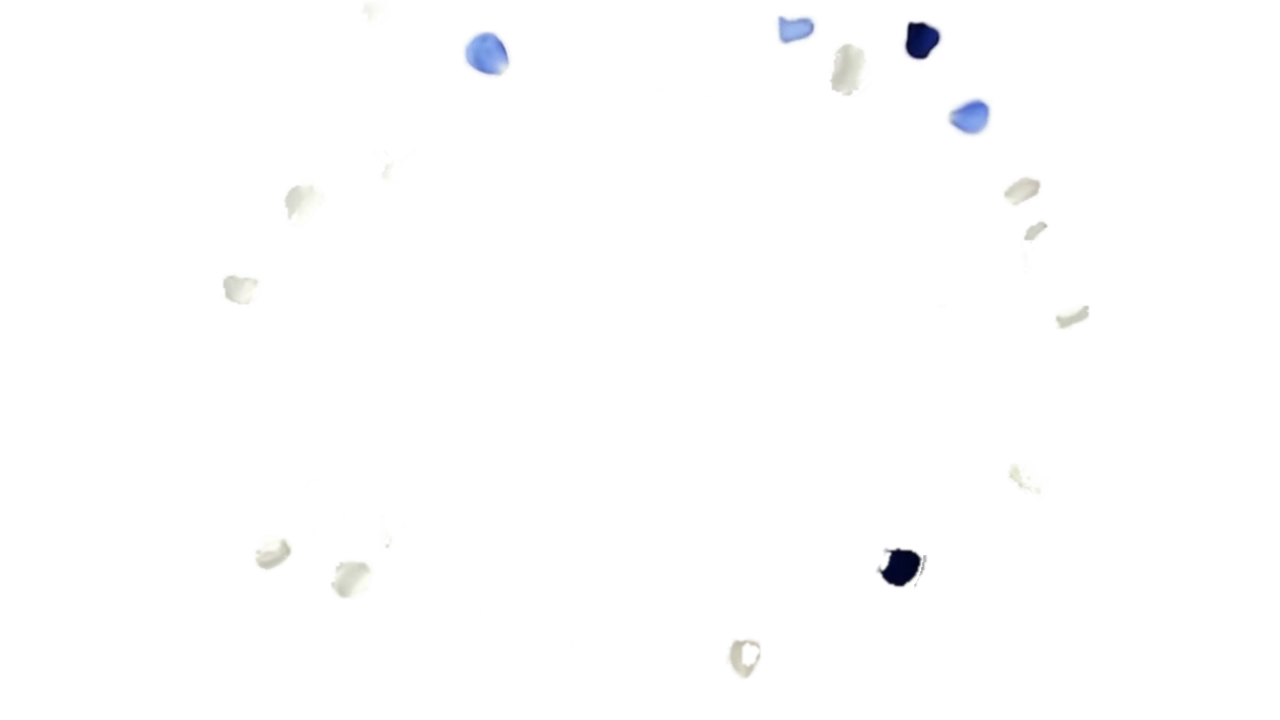
#> input picture reference/flowers-bouquet/inputs/petals2/layer/petals_002.png, 1280 x 720 px, given in place of petals_000.png, which was not available
$ python strip.py
#> lines starting #> are read from the running program, lines starting #| are printed output that depends on the picture
import numpy as np, os, sys
from PIL import Image
OUT=os.path.dirname(os.path.abspath(__file__))
SKY=np.array([0xe0,0xdf,0xe2],np.float32)
FR=[0,40,80,120,160,200,239]
tiles=[]
for f in FR:
    im=np.asarray(Image.open(os.path.join(OUT,"layer",f"petals_{f:03d}.png"))).astype(np.float32)
    a=im[...,3:4]/255.0
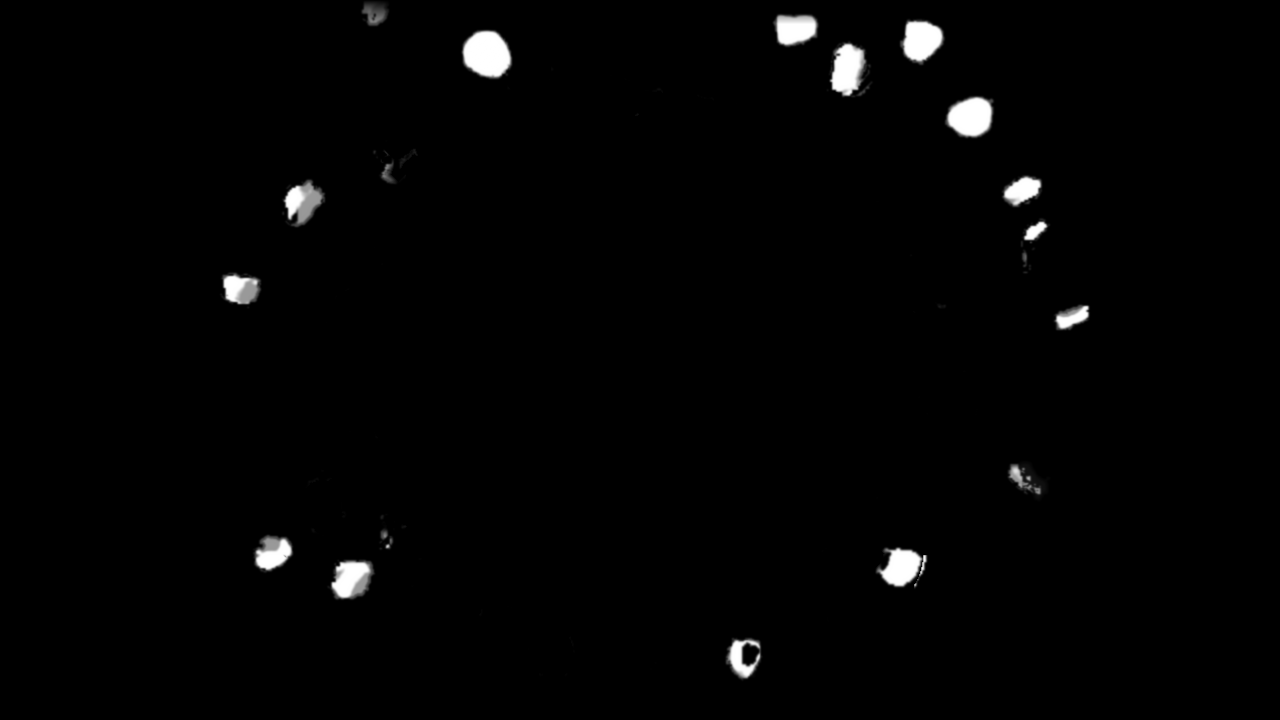
#> a: shape (720, 1280, 1) float32; min 0, max 1, mean 0.0144
    comp=im[...,:3]*a+SKY*(1-a)
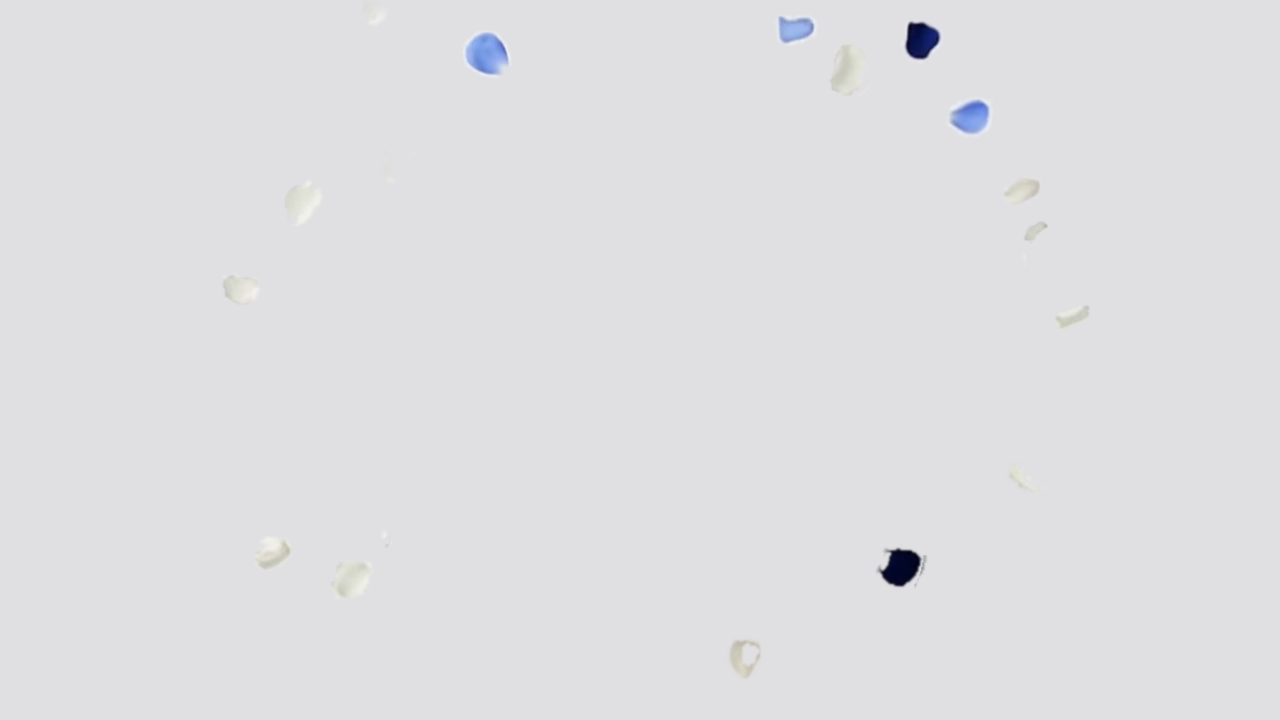
#> comp: shape (720, 1280, 3) float32; mean R, G, B 223.2, 223.2, 223.8
    t=Image.fromarray(comp.astype(np.uint8)).resize((640,360),Image.LANCZOS)
    tiles.append(np.asarray(t))
#> pass 2 of the loop `for f in FR:`:
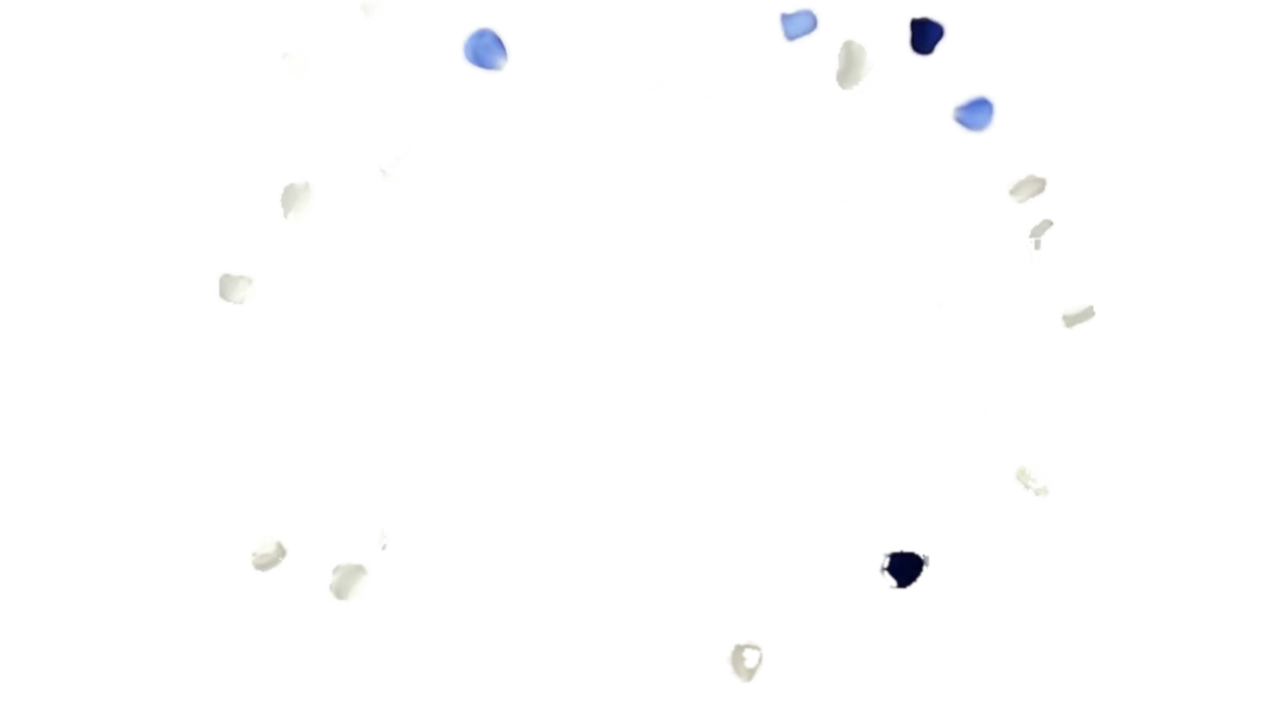
#> input picture reference/flowers-bouquet/inputs/petals2/layer/petals_003.png, 1280 x 720 px, given in place of petals_040.png, which was not available
#> `a=im[...,3:4]/255.0`:
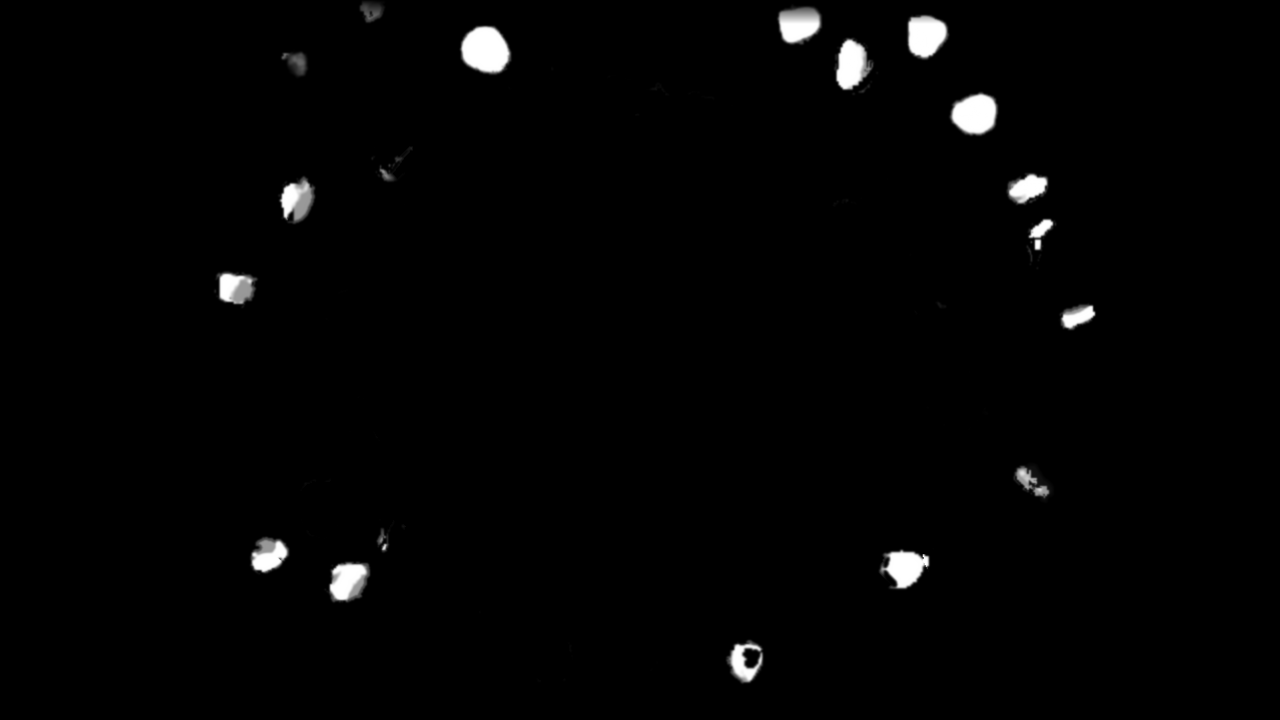
#> a: shape (720, 1280, 1) float32; min 0, max 1, mean 0.0147
#> `comp=im[...,:3]*a+SKY*(1-a)`:
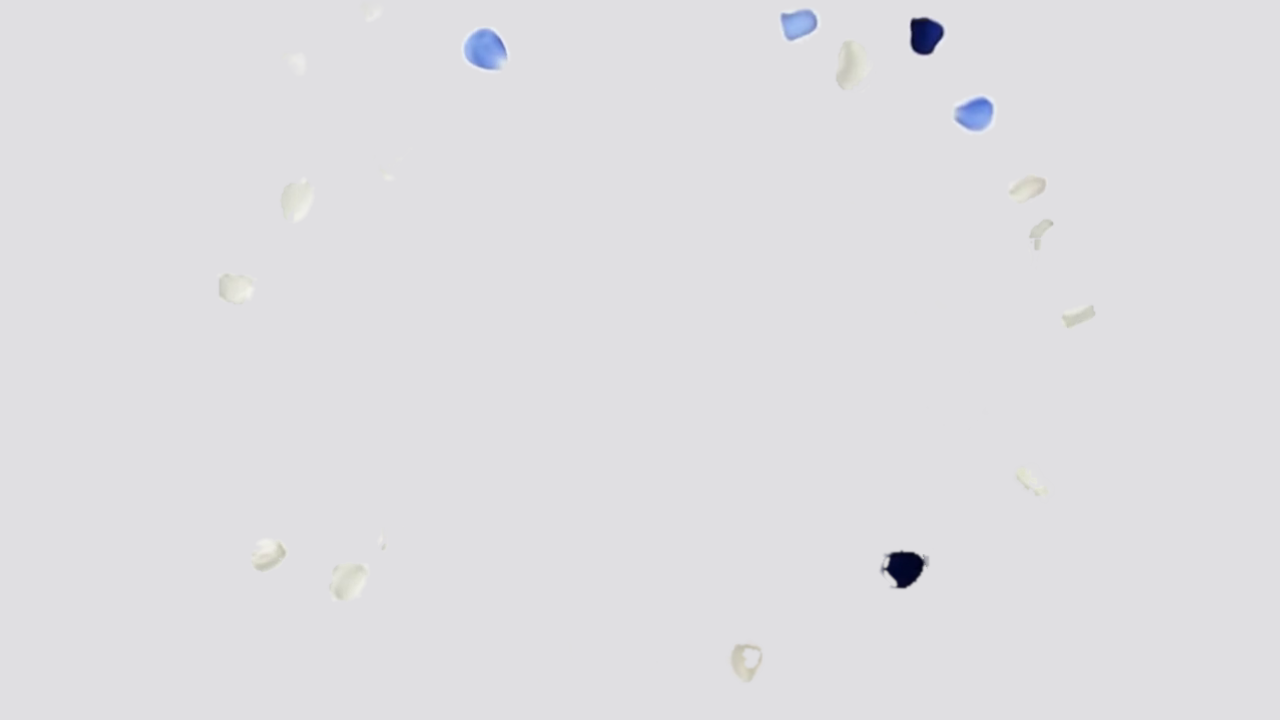
#> comp: shape (720, 1280, 3) float32; mean R, G, B 223.2, 223.2, 223.8
#> (the run stopped early here; a loop or call above may not have finished)
